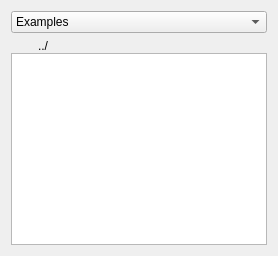
       <widget class="QWidget" name="Files">
        <attribute name="title">
         <string>Files</string>
        </attribute>
        <layout class="QGridLayout" name="gridLayout_9">
         <item row="0" column="0">
          <widget class="QComboBox" name="comboBox_files">
           <item>
            <property name="text">
             <string>Examples</string>
            </property>
           </item>
           <item>
            <property name="text">
             <string>Third party libraries</string>
            </property>
           </item>
           <item>
            <property name="text">
             <string>Current file directory</string>
            </property>
           </item>
           <item>
            <property name="text">
             <string>Home</string>
            </property>
           </item>
           <item>
            <property name="text">
             <string>Other...</string>
            </property>
           </item>
          </widget>
         </item>
         <item row="1" column="0">
          <layout class="QVBoxLayout" name="verticalLayout">
           <property name="spacing">
            <number>0</number>
           </property>
           <item>
            <widget class="QLabel" name="label_path">
             <property name="text">
              <string notr="true">../</string>
             </property>
             <property name="margin">
              <number>0</number>
             </property>
             <property name="indent">
              <number>27</number>
             </property>
            </widget>
           </item>
           <item>
            <widget class="QListWidget" name="listWidget_files">
             <property name="iconSize">
              <size>
               <width>25</width>
               <height>25</height>
              </size>
             </property>
            </widget>
           </item>
          </layout>
         </item>
        </layout>
       </widget>
